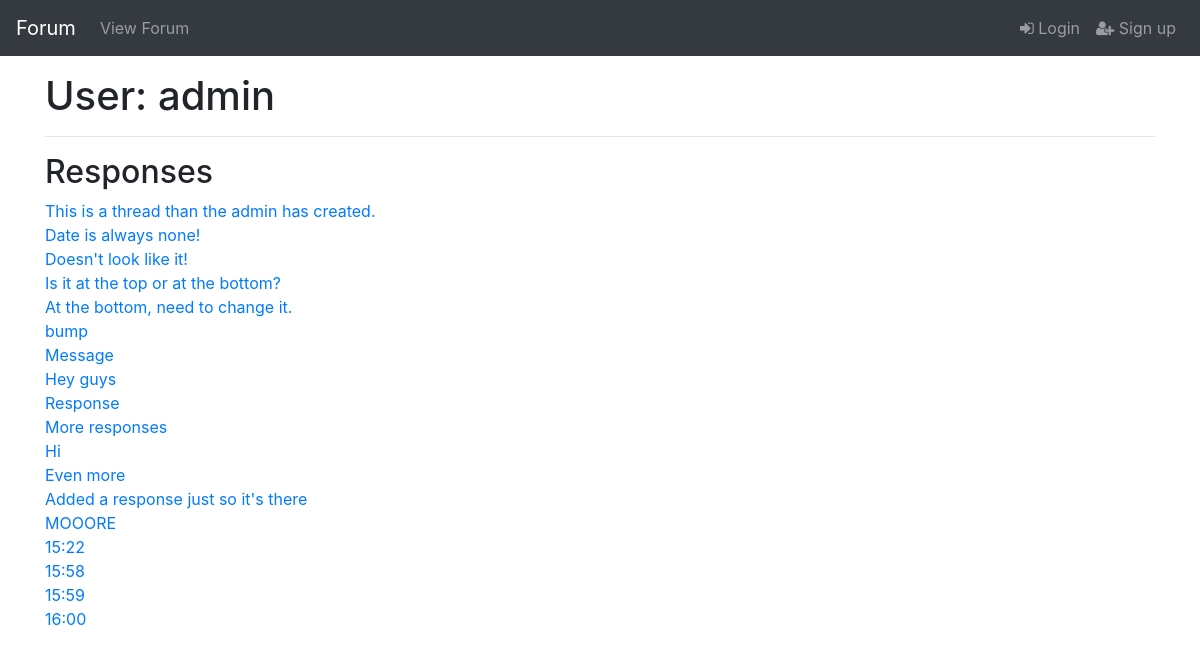
Page /forumapp/user/1 on the earlier database version.
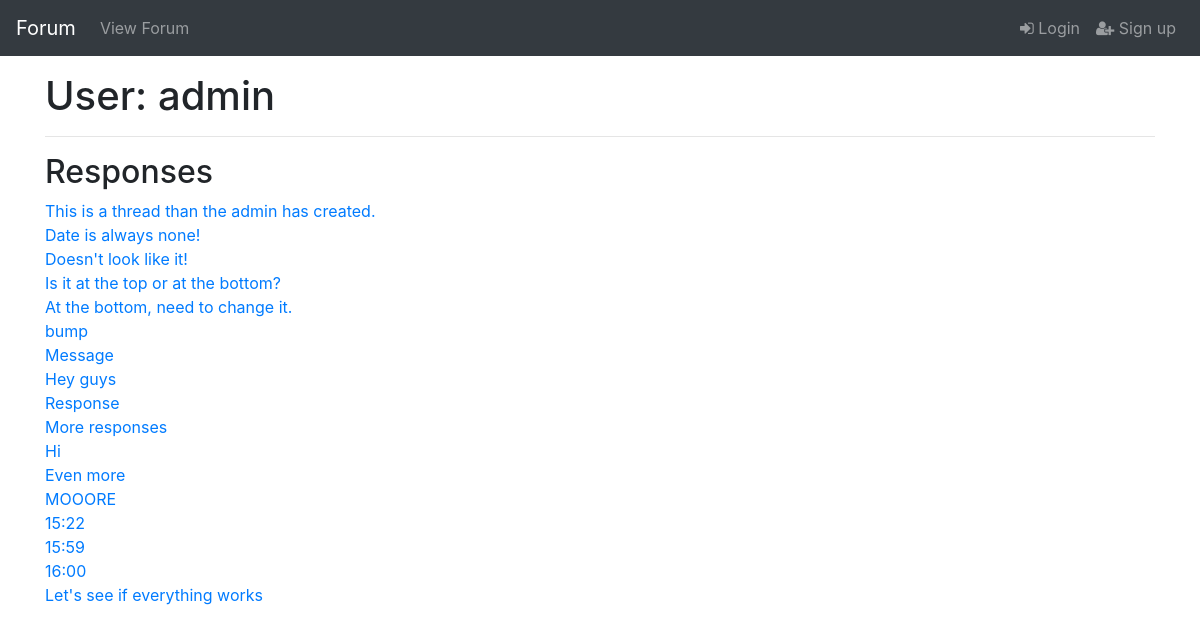
Same page on the later database version.
### forumapp/models.py (models this page shows)
class ThreadResponse(models.Model):
    thread = models.ForeignKey(Thread, null=True, on_delete=models.CASCADE)
    created_datetime = models.DateTimeField(null=True)
    responder = models.ForeignKey(User, null=True, on_delete=models.CASCADE)
    message = models.TextField(max_length=1000)
    edited = models.BooleanField(default=False)
    order_in_thread = models.PositiveIntegerField(default=1)
    class Meta:
        permissions = [('can_remove_any_response', 'Can remove ANY response.')]
        ordering = ['created_datetime']
    def __str__(self):
        return self.message

### forumapp/views.py (the view)
def user_view(request, pk):
    viewed_user = User.objects.get(id=pk)
    user_responses = ThreadResponse.objects.filter(
        responder=pk
    ).exclude(thread__isnull=True)
    banned_until = None
    forum_user = ForumUser.objects.get(user=viewed_user)
    if forum_user.banned_until.replace(tzinfo=None) > datetime.datetime.now():
        banned_until = forum_user.banned_until
    can_ban = False
    if request.user.has_perm('forumapp.can_ban_users'):
        can_ban = True
    return render(
        request,
        'forumapp/user_view.html',
        context={
            'viewed_user': viewed_user,
            'user_responses': user_responses,
            'banned_until': banned_until,
            'can_ban': can_ban
        }
    )

### forumapp/templates/forumapp/user_view.html (shortened to what this page needs)
{% extends 'forumapp/base.html' %}
{% block content %}
<h1>User: {{ viewed_user }}</h1>
<hr />
<h2>Responses</h2>
{% for response in user_responses %}
<div>
    {% if response.order_in_thread > 10 %}
<a href='{% url "thread-view" response.thread.forum.id response.thread.id %}?page={% widthratio response.order_in_thread 10 1|add:"1" %}#{{ response.order_in_thread }}'>{{ response }}</a>
    {% else %}
<a href="{% url 'thread-view' response.thread.forum.id response.thread.id %}#{{ response.order_in_thread }}">{{ response }}</a>
    {% endif %}
</div>
{% empty %}
<div>No responses.</div>
{% endfor %}
{% endblock %}

Differences in the rows shown:
removed ThreadResponse: message "Added a response just so it's there"
removed ThreadResponse: message "15:58"
added ThreadResponse: message "Let's see if everything works"
